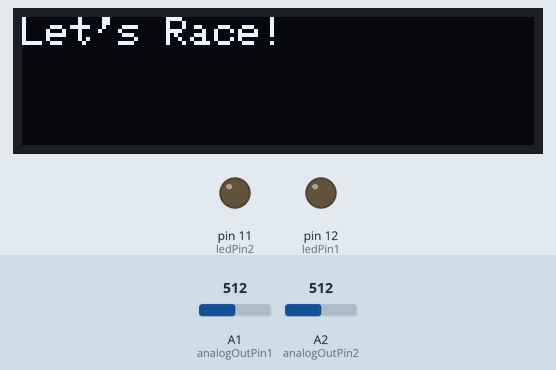
A sketch run on a simulated Arduino Uno, built with avr-gcc and run on an emulated ATmega328P. Shown: 128×32 one-colour display, output pins drawn as LEDs (lit = HIGH). The test bench sets the inputs (shaded band); at power-on: A1 (analogOutPin1) = 512, A2 (analogOutPin2) = 512.

Above: at 2.1 s.
At 12.7 s:
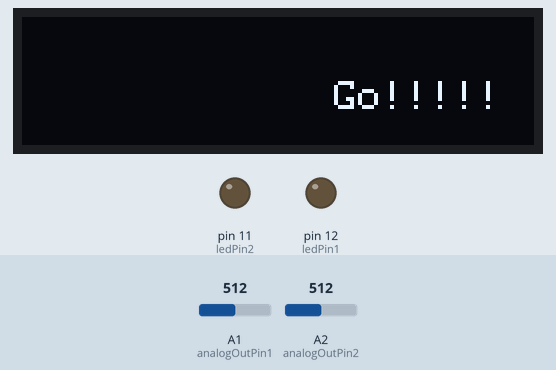
12.8 s: A1 (analogOutPin1) set to 309
14.3 s: A1 (analogOutPin1) set to 285
At 15.6 s:
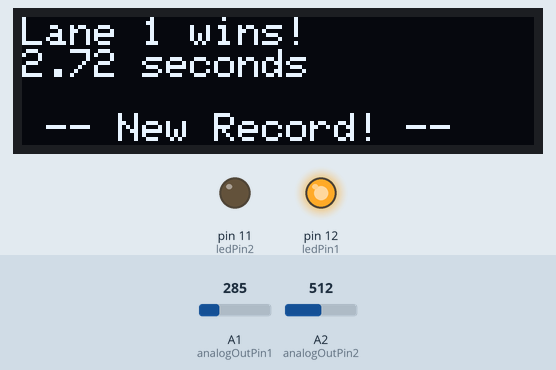
At 23.1 s:
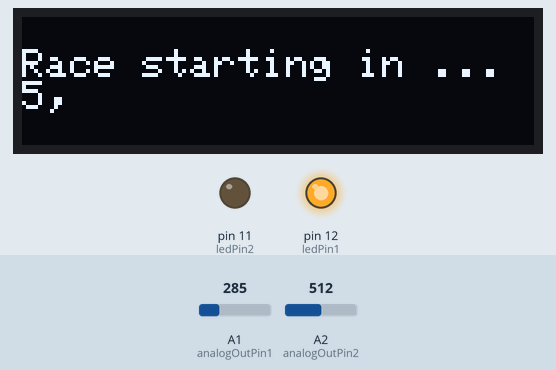
Timing chart, 0 to 62.5 s (numbered marks = the images above; inputs shaded):
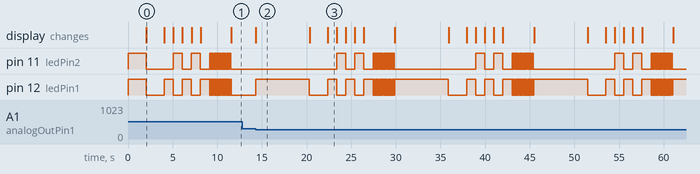

Measured:
- the behaviour switches between 300 and 299 on A1 (analogOutPin1) (found by bisection; images 1 and 2)
- after the input at 12.8 s, every drawn part: stays the same
- after the input at 14.3 s, the display: changes at once (image 2)
- by itself, pin 12 (ledPin1): moves between LOW and HIGH, repeating every 15.6 s
- by itself, pin 11 (ledPin2): repeats every 15.6 s: LOW 1.0 s, HIGH 1.0 s, LOW 1.1 s, 23 × (HIGH 0.05 s, LOW 0.05 s), HIGH 0.05 s, LOW 9.1 s, HIGH 1.0 s
- what the display in image 0 shows lasts 2.1 s, from 2.0 s to 4.1 s
- what the display in image 2 shows lasts 6.0 s, from 14.3 s to 20.3 s
- what the display in image 3 shows lasts 1.0 s, from 22.4 s to 23.4 s

The sketch:

hot_wheels_1.ino
```cpp
/**
 * Hot wheels race timer by Cory Roy - May 2020
 *
 * First car to break IR beam in winner
 *
 * Includes countdown timer
 * Record scoreboard
 * Lane LEDs
 *
 * Uses Gikfun 5mm 940nm IR LED's emitters and receivers: EK8443
 * Uses OLED display :
 *    0.91 inch OLED with White/Blue color,128x32 resolution.
 *    The driver IC is SSD1306 with I2C interface.
 *
 * - inspired and bootstrapped by by Mike Freda - March 2020
 */

#include <SPI.h>
#include <Wire.h>
#include <Adafruit_GFX.h>
#include <Adafruit_SSD1306.h>

boolean debug = false;

int analogOutPin1 = A1; // finish line beam lane 1
int analogOutPin2 = A2; // finish line beam lane 2

const int ledPin1 = 12; //lane 1 winning LED
const int ledPin2 = 11; //Lane 2 winning LED

int sensorValueFinish1 = 0;
int sensorValueFinish2 = 0;

int sensorThresh = 300; //Sets the trigger sensing threshold of the IR receivers. ~1000 = high

boolean racing = false;

unsigned long startTime = 0;
unsigned long finishTime = 0;
unsigned long elapsedTime = 0;
unsigned long recordTime = 11000;

Adafruit_SSD1306 display(5);

void setup()
{
  display.begin(SSD1306_SWITCHCAPVCC, 0x3C);
  Serial.begin(9600);
  pinMode(ledPin1, OUTPUT); //lane 1
  pinMode(ledPin2, OUTPUT); //lane 2
  digitalWrite(ledPin1, HIGH);
  digitalWrite(ledPin2, HIGH);
  delay(2000);
  digitalWrite(ledPin1, LOW);
  digitalWrite(ledPin2, LOW);
  letsRace();
}

void resetDisplay() {
  display.clearDisplay();
  display.setTextColor(WHITE);
  display.setCursor(0, 0);
}

void letsRace() {
  racing = false;
  resetDisplay();
  display.setCursor(0, 0);
  display.println("Let's Race!");
  display.display();
  startCountdown();
}

void startCountdown() {
  delay(2000);
  display.clearDisplay();
  display.println("Race starting in ...");
  display.display();

  for (int i = 5; i >= 1; i--) {
    alternateWinnerLEDs(i);
    display.print(i);
    if (i > 1) {
      display.print(", ");
    }
    display.display();
    delay(1000);
  }
  startRace();
}

void startRace() {
  racing = true;
  for (int i = 1; i < 50; i++) {
    alternateWinnerLEDs(i);
    delay(50);
  }
  digitalWrite(ledPin1, LOW);
  digitalWrite(ledPin2, LOW);
  display.clearDisplay();
  display.println("Go!!!!!");
  startTime = millis();
  display.display();
}

void alternateWinnerLEDs(int i) {
  if (i % 2) {
    digitalWrite(ledPin1, HIGH);
    digitalWrite(ledPin2, LOW);
  } else {
    digitalWrite(ledPin1, LOW);
    digitalWrite(ledPin2, HIGH);
  }
}

void loop()
{
  //reads the analog in value:
  sensorValueFinish1 = analogRead(analogOutPin1);
  sensorValueFinish2 = analogRead(analogOutPin2);

  finishTime = millis();
  // You may have to adjust sensorThresh value for better accuracy.
  // The sensors should read around 900-1000 then go "low" (less than 400) when a car passes through the beam.

  if (debug) {
        Serial.print("Sensor Finish1 = " );
        Serial.println(sensorValueFinish1);
        Serial.print("Sensor Finish2 = " );
        Serial.println(sensorValueFinish2);
    delay(50);
  }

  // wait/check for the finish sensors to be triggered

  finishTime = millis();
  elapsedTime = finishTime - startTime;

  if (debug) {
    Serial.print("Elapsed Time: ");
    Serial.println(elapsedTime);
  }


  if (elapsedTime > 10000) {
    letsRace();
  } else if (sensorValueFinish1 < sensorThresh && digitalRead(ledPin2) == LOW) //Lane 1 is winner
  {
    digitalWrite(ledPin1, HIGH); //turn on lane 1 winner LED
    resetDisplay();
    display.println("Lane 1 wins!");
    printResultTime();
    digitalWrite(ledPin1, LOW); //turn off lane 1 winner LED
    letsRace();
  } else if (sensorValueFinish2 < sensorThresh && digitalRead(ledPin1) == LOW) //Lane 2 is winner
  {
    digitalWrite(ledPin2, HIGH); //turn on lane 2 winner LED
    resetDisplay();
    display.println("Lane 2 wins!");
    printResultTime();
    digitalWrite(ledPin2, LOW); //turn off lane 2 winner LED
    letsRace();
  }
}

void printResultTime() {
  racing = false;
  display.print((elapsedTime / 1000));
  display.print(".");
  display.print(((elapsedTime % 1000) / 10));
  display.println(" seconds");
  if (elapsedTime < recordTime) {
    display.println("");
    display.println(" -- New Record! --");
    recordTime = elapsedTime;
  }
  display.display();
  delay(6000);
}
```
